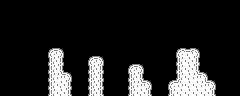

Below is a game level as drawn by its tile map, then a one-line description and the .tmx file that defines it, in full:
An orthogonal 30x12 tile map with 8x8 px tiles, 1 tile layer (Tile Layer 1).

<map version="1.0" orientation="orthogonal" width="30" height="12" tilewidth="8" tileheight="8">
 <tileset firstgid="1" name="cavemountain" tilewidth="8" tileheight="8">
  <image source="cavemountain.png" trans="ff00ff" width="40" height="24" />
  <terraintypes>
   <terrain name="Wall" tile="-1" />
   <terrain name="Cave" tile="-1" />
  </terraintypes>
  <tile id="0" terrain="1,1,1,0" />
  <tile id="1" terrain="1,1,0,0" />
  <tile id="2" terrain="1,1,0,1" />
  <tile id="3" terrain="0,0,0,1" />
  <tile id="4" terrain="0,0,1,0" />
  <tile id="5" terrain="1,0,1,0" />
  <tile id="6" terrain="0,0,0,0" />
  <tile id="7" terrain="0,1,0,1" />
  <tile id="8" terrain="0,1,0,0" />
  <tile id="9" terrain="1,0,0,0" />
  <tile id="10" terrain="1,0,1,1" />
  <tile id="11" terrain="0,0,1,1" />
  <tile id="12" terrain="0,1,1,1" />
  <tile id="13" terrain="1,1,1,1" />
 </tileset>
 <layer name="Tile Layer 1" width="30" height="12">
  <data encoding="csv">
0,0,0,0,0,0,0,0,0,0,0,0,0,0,0,0,0,0,0,0,0,0,0,0,0,0,0,0,0,0,
0,0,0,0,0,0,0,0,0,0,0,0,0,0,0,0,0,0,0,0,0,0,0,0,0,0,0,0,0,0,
0,0,0,0,0,0,0,0,0,0,0,0,0,0,0,0,0,0,0,0,0,0,0,0,0,0,0,0,0,0,
0,0,0,0,0,0,0,0,0,0,0,0,0,0,0,0,0,0,0,0,0,0,0,0,0,0,0,0,0,0,
0,0,0,0,0,0,0,0,0,0,0,0,0,0,0,0,0,0,0,0,0,0,0,0,0,0,0,0,0,0,
0,0,0,0,0,0,0,0,0,0,0,0,0,0,0,0,0,0,0,0,0,0,0,0,0,0,0,0,0,0,
0,0,0,0,0,0,1,3,0,0,0,0,0,0,0,0,0,0,0,0,0,0,1,2,3,0,0,0,0,0,
0,0,0,0,0,0,6,8,0,0,0,1,3,0,0,0,0,0,0,0,0,0,6,7,8,0,0,0,0,0,
0,0,0,0,0,0,6,8,0,0,0,6,8,0,0,0,1,3,0,0,0,0,6,7,8,0,0,0,0,0,
0,0,0,0,0,0,6,9,3,0,0,6,8,0,0,0,6,8,0,0,0,0,6,7,9,3,0,0,0,0,
0,0,0,0,0,0,6,7,8,0,0,6,8,0,0,0,6,9,3,0,0,1,10,7,7,9,3,0,0,0,
0,0,0,0,0,0,6,7,8,0,0,6,8,0,0,0,6,7,8,0,0,6,7,7,7,7,8,0,0,0
</data>
 </layer>
</map>
